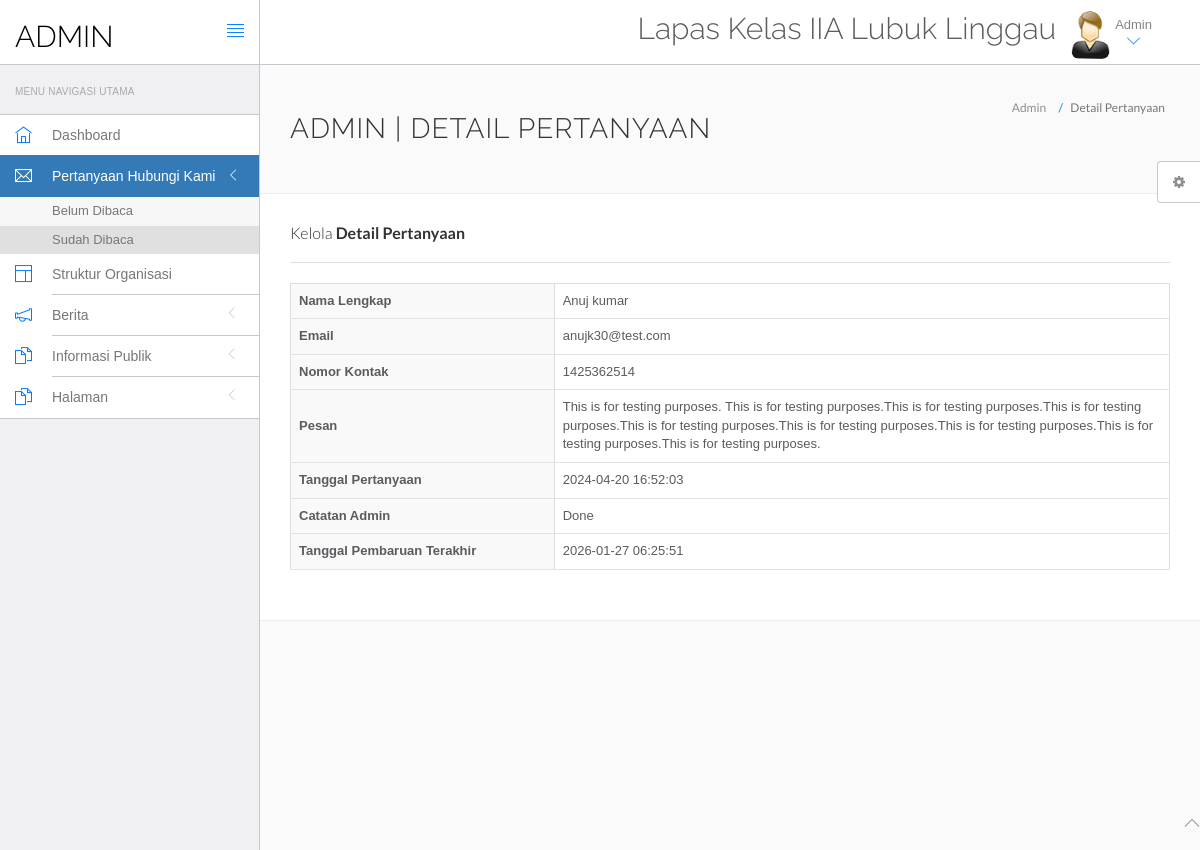
Screenshot of /hms/admin/query-details.php?id=1 (signed in) with the database file from the repository.
### tables this page shows
CREATE TABLE `tblcontactus` (
  `id` int(11) NOT NULL,
  `fullname` varchar(255) DEFAULT NULL,
  `email` varchar(255) DEFAULT NULL,
  `contactno` bigint(12) DEFAULT NULL,
  `message` mediumtext DEFAULT NULL,
  `PostingDate` timestamp NULL DEFAULT current_timestamp(),
  `AdminRemark` mediumtext DEFAULT NULL,
  `LastupdationDate` timestamp NULL DEFAULT NULL ON UPDATE current_timestamp(),
  `IsRead` int(11) DEFAULT NULL
);

### hms/admin/query-details.php (the view, shortened to what this page needs)
<?php
include('include/config.php');
if(strlen($_SESSION['id']==0)) {
 header('location:logout.php');
  } else{
?>
<!DOCTYPE html>
<html lang="id">
	<head>
		<link rel="stylesheet" href="vendor/bootstrap/css/bootstrap.min.css">
		<link rel="stylesheet" href="vendor/fontawesome/css/font-awesome.min.css">
		<link rel="stylesheet" href="vendor/themify-icons/themify-icons.min.css">
		<link href="vendor/animate.css/animate.min.css" rel="stylesheet" media="screen">
		<link href="vendor/perfect-scrollbar/perfect-scrollbar.min.css" rel="stylesheet" media="screen">
		<link href="vendor/switchery/switchery.min.css" rel="stylesheet" media="screen">
		<link href="vendor/bootstrap-touchspin/jquery.bootstrap-touchspin.min.css" rel="stylesheet" media="screen">
		<link href="vendor/select2/select2.min.css" rel="stylesheet" media="screen">
		<link href="vendor/bootstrap-datepicker/bootstrap-datepicker3.standalone.min.css" rel="stylesheet" media="screen">
		<link href="vendor/bootstrap-timepicker/bootstrap-timepicker.min.css" rel="stylesheet" media="screen">
		<link rel="stylesheet" href="assets/css/styles.css">
		<link rel="stylesheet" href="assets/css/plugins.css">
		<link rel="stylesheet" href="assets/css/themes/theme-1.css" id="skin_color" />
	</head>
	<body>
		<div id="app">
<?php include('include/sidebar.php');?>
			<div class="app-content">
						<?php include('include/header.php');?>
				<div class="main-content" >
					<div class="wrap-content container" id="container">
						<section id="page-title">
							<div class="row">
								<div class="col-sm-8">
									<h1 class="mainTitle">Admin | Detail Pertanyaan</h1>
								</div>
								<ol class="breadcrumb">
									<li>
										<span>Admin</span>
									</li>
									<li class="active">
										<span>Detail Pertanyaan</span>
									</li>
								</ol>
							</div>
						</section>
						<div class="container-fluid container-fullw bg-white">
									<div class="row">
								<div class="col-md-12">
									<h5 class="over-title margin-bottom-15">Kelola <span class="text-bold">Detail Pertanyaan</span></h5>
												<hr />
									<table class="table table-hover" id="sample-table-1">
										<tbody>
<?php
$qid=intval($_GET['id']);
$sql=mysqli_query($con,"select * from tblcontactus where id='$qid'");
while($row=mysqli_fetch_array($sql))
{
?>
											<tr>
												<th>Nama Lengkap</th>
												<td><?php echo $row['fullname'];?></td>
											</tr>
											<tr>
												<th>Email</th>
												<td><?php echo $row['email'];?></td>
											</tr>
											<tr>
												<th>Nomor Kontak</th>
												<td><?php echo $row['contactno'];?></td>
											</tr>
											<tr>
												<th>Pesan</th>
												<td><?php echo $row['message'];?></td>
											</tr>
											<tr>
												<th>Tanggal Pertanyaan</th>
												<td><?php echo $row['PostingDate'];?></td>
											</tr>
<?php if($row['AdminRemark']==""){?>
<form name="query" method="post">
	<tr>
		<th>Catatan Admin</th>
		<td><textarea name="adminremark" class="form-control" rows="4" required="true" placeholder="Masukkan catatan atau tanggapan admin..."></textarea></td>
	</tr>
	<tr>
		<td>&nbsp;</td>
		<td>
			<button type="submit" class="btn btn-primary pull-left" name="update">
				Perbarui <i class="fa fa-arrow-circle-right"></i>
			</button>
		</td>
	</tr>
</form>
<?php } else {?>
	<tr>
		<th>Catatan Admin</th>
		<td><?php echo $row['AdminRemark'];?></td>
	</tr>
	<tr>
		<th>Tanggal Pembaruan Terakhir</th>
		<td><?php echo $row['LastupdationDate'];?></td>
	</tr>
<?php
 }} ?>
										</tbody>
									</table>
								</div>
							</div>
								</div>
							</div>
						</div>
					</div>
				</div>
	<?php include('include/footer.php');?>
	<?php include('include/setting.php');?>
	</body>
</html>
<?php } ?>

### hms/admin/assets/css/themes/theme-1.css (style rules this page uses)
body { background: #FAFAFA; }

### hms/admin/query-details.php (style rules this page uses)
.table { width: 100%; border-collapse: collapse; margin-bottom: 20px; background-color: #ffffff; border: 1px solid #ddd; }
.table tbody th { background-color: #f9f9f9; color: #333; font-weight: 600; border: 1px solid #ddd; padding: 12px 15px; text-align: left; font-size: 13px; width: 30%; }
.table tbody td { padding: 12px 15px; border: 1px solid #ddd; color: #555; font-size: 13px; vertical-align: middle; }
.table tbody tr { background-color: #ffffff; transition: background-color 0.2s ease; }
.over-title { color: #333; font-size: 16px; margin-bottom: 20px; }
hr { border: 0; border-top: 1px solid #ddd; margin: 20px 0; }

### rows the page displays
tblcontactus: fullname "Anuj kumar", email "anujk30@test.com", contactno "1425362514", message "This is for testing purposes. This is for testing purposes.This is for testing purposes.This is for testing purposes.This is for testing purposes.This is for testing purposes.This is for testing purposes.This is for testing purposes.This is for testing purposes.", PostingDate "2024-04-20 16:52:03", AdminRemark "Done", LastupdationDate "2026-01-27 06:25:51"
